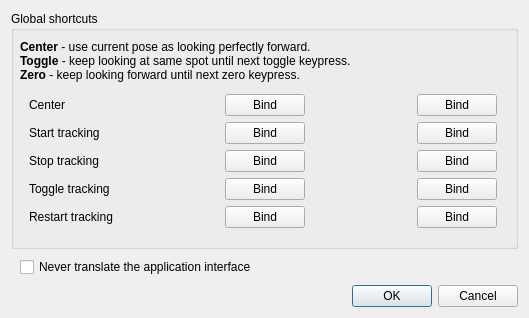
<?xml version="1.0" encoding="UTF-8"?>
<ui version="4.0">
 <class>options_dialog</class>
 <widget class="QWidget" name="options_dialog">
  <property name="geometry">
   <rect>
    <x>0</x>
    <y>0</y>
    <width>518</width>
    <height>304</height>
   </rect>
  </property>
  <property name="windowTitle">
   <string>Options</string>
  </property>
  <property name="windowIcon">
   <iconset>
    <normaloff>images/facetracknoir.png</normaloff>images/facetracknoir.png</iconset>
  </property>
  <property name="layoutDirection">
   <enum>Qt::LeftToRight</enum>
  </property>
  <property name="autoFillBackground">
   <bool>false</bool>
  </property>
  <layout class="QVBoxLayout" name="verticalLayout">
   <item>
    <widget class="QGroupBox" name="groupBox_8">
     <property name="sizePolicy">
      <sizepolicy hsizetype="MinimumExpanding" vsizetype="Maximum">
       <horstretch>0</horstretch>
       <verstretch>0</verstretch>
      </sizepolicy>
     </property>
     <property name="title">
      <string>Global shortcuts</string>
     </property>
     <property name="alignment">
      <set>Qt::AlignLeading|Qt::AlignLeft|Qt::AlignTop</set>
     </property>
     <layout class="QVBoxLayout" name="verticalLayout_8">
      <property name="spacing">
       <number>3</number>
      </property>
      <property name="leftMargin">
       <number>6</number>
      </property>
      <item>
       <widget class="QLabel" name="label_23">
        <property name="sizePolicy">
         <sizepolicy hsizetype="Minimum" vsizetype="Maximum">
          <horstretch>0</horstretch>
          <verstretch>0</verstretch>
         </sizepolicy>
        </property>
        <property name="text">
         <string>&lt;html&gt;&lt;head/&gt;&lt;body&gt;&lt;p&gt;&lt;span style=&quot; font-weight:600;&quot;&gt;Center&lt;/span&gt; - use current pose as looking perfectly forward.&lt;br/&gt;&lt;span style=&quot; font-weight:600;&quot;&gt;Toggle&lt;/span&gt; - keep looking at same spot until next toggle keypress.&lt;br/&gt;&lt;span style=&quot; font-weight:600;&quot;&gt;Zero&lt;/span&gt; - keep looking forward until next zero keypress.&lt;/p&gt;&lt;/body&gt;&lt;/html&gt;</string>
        </property>
        <property name="wordWrap">
         <bool>true</bool>
        </property>
       </widget>
      </item>
      <item>
       <widget class="QGroupBox" name="groupBox">
        <property name="styleSheet">
         <string notr="true">QGroupBox { border: 0; }</string>
        </property>
        <layout class="QGridLayout" name="gridLayout">
         <item row="0" column="0">
          <widget class="QLabel" name="_textLabel2_3">
           <property name="sizePolicy">
            <sizepolicy hsizetype="Maximum" vsizetype="Maximum">
             <horstretch>0</horstretch>
             <verstretch>0</verstretch>
            </sizepolicy>
           </property>
           <property name="text">
            <string>Center</string>
           </property>
           <property name="wordWrap">
            <bool>false</bool>
           </property>
          </widget>
         </item>
         <item row="0" column="1">
          <widget class="QLabel" name="center_text">
           <property name="sizePolicy">
            <sizepolicy hsizetype="Minimum" vsizetype="Maximum">
             <horstretch>255</horstretch>
             <verstretch>0</verstretch>
            </sizepolicy>
           </property>
           <property name="minimumSize">
            <size>
             <width>100</width>
             <height>0</height>
            </size>
           </property>
           <property name="text">
            <string/>
           </property>
          </widget>
         </item>
         <item row="1" column="1">
          <widget class="QLabel" name="start_tracking_text">
           <property name="sizePolicy">
            <sizepolicy hsizetype="Minimum" vsizetype="Maximum">
             <horstretch>255</horstretch>
             <verstretch>0</verstretch>
            </sizepolicy>
           </property>
           <property name="minimumSize">
            <size>
             <width>100</width>
             <height>0</height>
            </size>
           </property>
           <property name="text">
            <string/>
           </property>
          </widget>
         </item>
         <item row="1" column="3">
          <widget class="QLabel" name="start_tracking_text_2">
           <property name="sizePolicy">
            <sizepolicy hsizetype="Minimum" vsizetype="Maximum">
             <horstretch>255</horstretch>
             <verstretch>0</verstretch>
            </sizepolicy>
           </property>
           <property name="minimumSize">
            <size>
             <width>100</width>
             <height>0</height>
            </size>
           </property>
           <property name="text">
            <string/>
           </property>
          </widget>
         </item>
         <item row="0" column="2">
          <widget class="QPushButton" name="bind_center">
           <property name="sizePolicy">
            <sizepolicy hsizetype="Maximum" vsizetype="Maximum">
             <horstretch>0</horstretch>
             <verstretch>0</verstretch>
            </sizepolicy>
           </property>
           <property name="text">
            <string>Bind</string>
           </property>
          </widget>
         </item>
         <item row="0" column="4">
          <widget class="QPushButton" name="bind_center_2">
           <property name="sizePolicy">
            <sizepolicy hsizetype="Maximum" vsizetype="Maximum">
             <horstretch>0</horstretch>
             <verstretch>0</verstretch>
            </sizepolicy>
           </property>
           <property name="text">
            <string>Bind</string>
           </property>
          </widget>
         </item>
         <item row="2" column="0">
          <widget class="QLabel" name="_textLabel2_8">
           <property name="sizePolicy">
            <sizepolicy hsizetype="Maximum" vsizetype="Maximum">
             <horstretch>0</horstretch>
             <verstretch>0</verstretch>
            </sizepolicy>
           </property>
           <property name="text">
            <string>Stop tracking</string>
           </property>
           <property name="wordWrap">
            <bool>false</bool>
           </property>
          </widget>
         </item>
         <item row="0" column="3">
          <widget class="QLabel" name="center_text_2">
           <property name="sizePolicy">
            <sizepolicy hsizetype="Minimum" vsizetype="Maximum">
             <horstretch>255</horstretch>
             <verstretch>0</verstretch>
            </sizepolicy>
           </property>
           <property name="minimumSize">
            <size>
             <width>100</width>
             <height>0</height>
            </size>
           </property>
           <property name="text">
            <string/>
           </property>
          </widget>
         </item>
         <item row="1" column="4">
          <widget class="QPushButton" name="bind_start_2">
           <property name="sizePolicy">
            <sizepolicy hsizetype="Maximum" vsizetype="Maximum">
             <horstretch>0</horstretch>
             <verstretch>0</verstretch>
            </sizepolicy>
           </property>
           <property name="text">
            <string>Bind</string>
           </property>
          </widget>
         </item>
         <item row="1" column="0">
          <widget class="QLabel" name="_textLabel2_7">
           <property name="sizePolicy">
            <sizepolicy hsizetype="Maximum" vsizetype="Maximum">
             <horstretch>0</horstretch>
             <verstretch>0</verstretch>
            </sizepolicy>
           </property>
           <property name="text">
            <string>Start tracking</string>
           </property>
           <property name="wordWrap">
            <bool>false</bool>
           </property>
          </widget>
         </item>
         <item row="1" column="2">
          <widget class="QPushButton" name="bind_start">
           <property name="sizePolicy">
            <sizepolicy hsizetype="Maximum" vsizetype="Maximum">
             <horstretch>0</horstretch>
             <verstretch>0</verstretch>
            </sizepolicy>
           </property>
           <property name="text">
            <string>Bind</string>
           </property>
          </widget>
         </item>
         <item row="2" column="1">
          <widget class="QLabel" name="stop_tracking_text">
           <property name="sizePolicy">
            <sizepolicy hsizetype="Minimum" vsizetype="Maximum">
             <horstretch>255</horstretch>
             <verstretch>0</verstretch>
            </sizepolicy>
           </property>
           <property name="minimumSize">
            <size>
             <width>100</width>
             <height>0</height>
            </size>
           </property>
           <property name="text">
            <string/>
           </property>
          </widget>
         </item>
         <item row="2" column="3">
          <widget class="QLabel" name="stop_tracking_text_2">
           <property name="sizePolicy">
            <sizepolicy hsizetype="Minimum" vsizetype="Maximum">
             <horstretch>255</horstretch>
             <verstretch>0</verstretch>
            </sizepolicy>
           </property>
           <property name="minimumSize">
            <size>
             <width>100</width>
             <height>0</height>
            </size>
           </property>
           <property name="text">
            <string/>
           </property>
          </widget>
         </item>
         <item row="3" column="2">
          <widget class="QPushButton" name="bind_toggle_tracking">
           <property name="sizePolicy">
            <sizepolicy hsizetype="Maximum" vsizetype="Maximum">
             <horstretch>0</horstretch>
             <verstretch>0</verstretch>
            </sizepolicy>
           </property>
           <property name="text">
            <string>Bind</string>
           </property>
          </widget>
         </item>
         <item row="4" column="1">
          <widget class="QLabel" name="restart_tracking_text">
           <property name="sizePolicy">
            <sizepolicy hsizetype="Minimum" vsizetype="Maximum">
             <horstretch>255</horstretch>
             <verstretch>0</verstretch>
            </sizepolicy>
           </property>
           <property name="minimumSize">
            <size>
             <width>100</width>
             <height>0</height>
            </size>
           </property>
           <property name="text">
            <string/>
           </property>
          </widget>
         </item>
         <item row="4" column="3">
          <widget class="QLabel" name="restart_tracking_text_2">
           <property name="sizePolicy">
            <sizepolicy hsizetype="Minimum" vsizetype="Maximum">
             <horstretch>255</horstretch>
             <verstretch>0</verstretch>
            </sizepolicy>
           </property>
           <property name="minimumSize">
            <size>
             <width>100</width>
             <height>0</height>
            </size>
           </property>
           <property name="text">
            <string/>
           </property>
          </widget>
         </item>
         <item row="3" column="3">
          <widget class="QLabel" name="toggle_tracking_text_2">
           <property name="sizePolicy">
            <sizepolicy hsizetype="Minimum" vsizetype="Maximum">
             <horstretch>255</horstretch>
             <verstretch>0</verstretch>
            </sizepolicy>
           </property>
           <property name="minimumSize">
            <size>
             <width>100</width>
             <height>0</height>
            </size>
           </property>
           <property name="text">
            <string/>
           </property>
          </widget>
         </item>
         <item row="4" column="0">
          <widget class="QLabel" name="_textLabel2_10">
           <property name="sizePolicy">
            <sizepolicy hsizetype="Maximum" vsizetype="Maximum">
             <horstretch>0</horstretch>
             <verstretch>0</verstretch>
            </sizepolicy>
           </property>
           <property name="text">
            <string>Restart tracking</string>
           </property>
           <property name="wordWrap">
            <bool>false</bool>
           </property>
          </widget>
         </item>
         <item row="4" column="4">
          <widget class="QPushButton" name="bind_restart_tracking_2">
           <property name="sizePolicy">
            <sizepolicy hsizetype="Maximum" vsizetype="Maximum">
             <horstretch>0</horstretch>
             <verstretch>0</verstretch>
            </sizepolicy>
           </property>
           <property name="text">
            <string>Bind</string>
           </property>
          </widget>
         </item>
         <item row="4" column="2">
          <widget class="QPushButton" name="bind_restart_tracking">
           <property name="sizePolicy">
            <sizepolicy hsizetype="Maximum" vsizetype="Maximum">
             <horstretch>0</horstretch>
             <verstretch>0</verstretch>
            </sizepolicy>
           </property>
           <property name="text">
            <string>Bind</string>
           </property>
          </widget>
         </item>
         <item row="3" column="0">
          <widget class="QLabel" name="_textLabel2_9">
           <property name="sizePolicy">
            <sizepolicy hsizetype="Maximum" vsizetype="Maximum">
             <horstretch>0</horstretch>
             <verstretch>0</verstretch>
            </sizepolicy>
           </property>
           <property name="text">
            <string>Toggle tracking</string>
           </property>
           <property name="wordWrap">
            <bool>false</bool>
           </property>
          </widget>
         </item>
         <item row="2" column="4">
          <widget class="QPushButton" name="bind_stop_2">
           <property name="sizePolicy">
            <sizepolicy hsizetype="Maximum" vsizetype="Maximum">
             <horstretch>0</horstretch>
             <verstretch>0</verstretch>
            </sizepolicy>
           </property>
           <property name="text">
            <string>Bind</string>
           </property>
          </widget>
         </item>
         <item row="3" column="1">
          <widget class="QLabel" name="toggle_tracking_text">
           <property name="sizePolicy">
            <sizepolicy hsizetype="Minimum" vsizetype="Maximum">
             <horstretch>255</horstretch>
             <verstretch>0</verstretch>
            </sizepolicy>
           </property>
           <property name="minimumSize">
            <size>
             <width>100</width>
             <height>0</height>
            </size>
           </property>
           <property name="text">
            <string/>
           </property>
          </widget>
         </item>
         <item row="3" column="4">
          <widget class="QPushButton" name="bind_toggle_tracking_2">
           <property name="sizePolicy">
            <sizepolicy hsizetype="Maximum" vsizetype="Maximum">
             <horstretch>0</horstretch>
             <verstretch>0</verstretch>
            </sizepolicy>
           </property>
           <property name="text">
            <string>Bind</string>
           </property>
          </widget>
         </item>
         <item row="2" column="2">
          <widget class="QPushButton" name="bind_stop">
           <property name="sizePolicy">
            <sizepolicy hsizetype="Maximum" vsizetype="Maximum">
             <horstretch>0</horstretch>
             <verstretch>0</verstretch>
            </sizepolicy>
           </property>
           <property name="text">
            <string>Bind</string>
           </property>
          </widget>
         </item>
        </layout>
       </widget>
      </item>
     </layout>
    </widget>
   </item>
   <item>
    <widget class="QFrame" name="frame_5">
     <property name="frameShadow">
      <enum>QFrame::Raised</enum>
     </property>
     <layout class="QGridLayout" name="gridLayout_2">
      <property name="topMargin">
       <number>2</number>
      </property>
      <property name="bottomMargin">
       <number>2</number>
      </property>
      <item row="0" column="1">
       <widget class="QLabel" name="label_29">
        <property name="text">
         <string/>
        </property>
        <property name="pixmap">
         <pixmap resource="opentrack-res.qrc">:/images/english.png</pixmap>
        </property>
       </widget>
      </item>
      <item row="0" column="0">
       <widget class="QCheckBox" name="disable_translation">
        <property name="sizePolicy">
         <sizepolicy hsizetype="Maximum" vsizetype="Maximum">
          <horstretch>0</horstretch>
          <verstretch>0</verstretch>
         </sizepolicy>
        </property>
        <property name="text">
         <string>Never translate the application interface</string>
        </property>
       </widget>
      </item>
     </layout>
    </widget>
   </item>
   <item>
    <widget class="QDialogButtonBox" name="buttonBox">
     <property name="standardButtons">
      <set>QDialogButtonBox::Cancel|QDialogButtonBox::Ok</set>
     </property>
    </widget>
   </item>
  </layout>
 </widget>
 <resources>
  <include location="opentrack-res.qrc"/>
 </resources>
 <connections/>
 <slots>
  <slot>startEngineClicked()</slot>
  <slot>stopEngineClicked()</slot>
  <slot>cameraSettingsClicked()</slot>
 </slots>
</ui>
